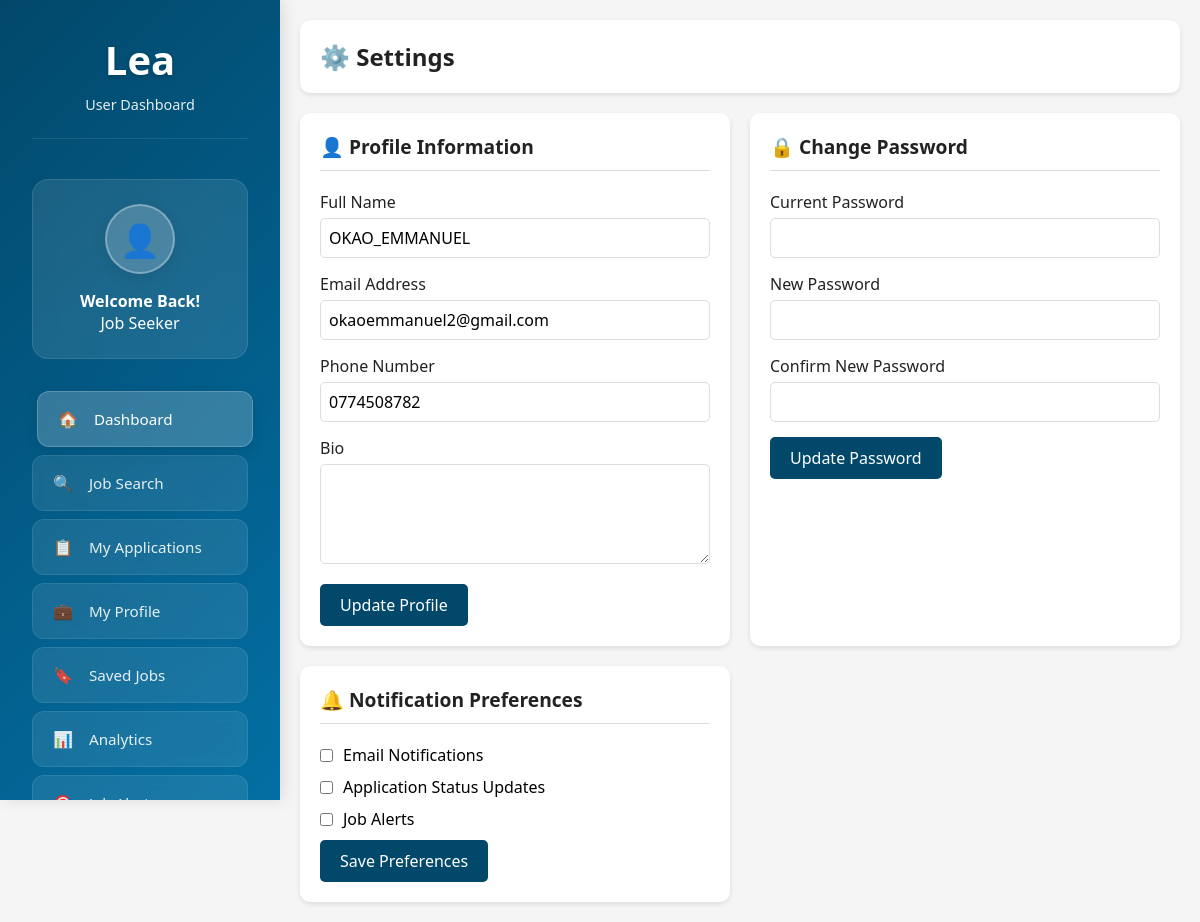
The app's page /USERS/settings.php (signed in) with its own data.
### tables this page shows
CREATE TABLE `settings` (
  `id` int(11) NOT NULL,
  `system_name` varchar(100) NOT NULL,
  `smtp_host` varchar(255) DEFAULT NULL,
  `smtp_port` varchar(10) DEFAULT NULL,
  `smtp_username` varchar(255) DEFAULT NULL,
  `smtp_password` varchar(255) DEFAULT NULL,
  `smtp_encryption` enum('tls','ssl','none') DEFAULT 'tls',
  `from_email` varchar(255) DEFAULT NULL,
  `from_name` varchar(255) DEFAULT NULL,
  `sms_provider` enum('twilio','nexmo','custom') DEFAULT NULL,
  `sms_api_key` varchar(255) DEFAULT NULL,
  `sms_sender_id` varchar(50) DEFAULT NULL,
  `timezone` varchar(100) DEFAULT 'UTC',
  `created_at` datetime NOT NULL,
  `updated_at` datetime DEFAULT current_timestamp() ON UPDATE current_timestamp()
);

CREATE TABLE `users` (
  `id` int(11) NOT NULL,
  `username` varchar(50) NOT NULL,
  `email` varchar(100) NOT NULL,
  `password` varchar(255) NOT NULL,
  `full_name` varchar(100) NOT NULL,
  `phone` varchar(20) DEFAULT NULL,
  `cv_path` varchar(255) DEFAULT NULL,
  `academic_docs_path` varchar(255) DEFAULT NULL,
  `certifications_path` varchar(255) DEFAULT NULL,
  `status` enum('active','pending','inactive') DEFAULT 'pending',
  `created_at` timestamp NOT NULL DEFAULT current_timestamp(),
  `updated_at` timestamp NOT NULL DEFAULT current_timestamp() ON UPDATE current_timestamp(),
  `academic_path` varchar(255) DEFAULT NULL,
  `certification_path` varchar(255) DEFAULT NULL,
  `reset_token` varchar(64) DEFAULT NULL,
  `reset_expires` datetime DEFAULT NULL
);

### USERS/settings.php (the view, shortened to what this page needs)
<?php
require_once '../includes/config.php';
$user_id = $_SESSION['user_id'];
$sql = "SELECT * FROM users WHERE id = :user_id";
try {
    $stmt = $conn->prepare($sql);
    $stmt->bindParam(':user_id', $user_id, PDO::PARAM_INT);
    $stmt->execute();
    $user = $stmt->fetch(PDO::FETCH_ASSOC);
} catch(PDOException $e) {
    die("Error executing statement: " . $e->getMessage());
}
$user = array_merge([
    'full_name' => '',
    'email' => '',
    'phone' => '',
    'bio' => '',
    'email_notifications' => 0,
    'application_updates' => 0,
    'job_alerts' => 0
], $user ?: []);
?>
<!DOCTYPE html>
<html lang="en">
<head>
</head>
<body>
    <?php include 'sidebar.php'; ?>
    <div class="main-content">
        <div class="page-header">
            <h1 class="page-title">⚙️ Settings</h1>
        </div>
        <div class="settings-container">
            <div class="settings-section">
                <h2 class="section-title">👤 Profile Information</h2>
                <form method="POST" action="">
                    <div class="form-group">
                        <label for="full_name">Full Name</label>
                        <input type="text" id="full_name" name="full_name" value="<?php echo htmlspecialchars($user['full_name']); ?>" required>
                    </div>
                    <div class="form-group">
                        <label for="email">Email Address</label>
                        <input type="email" id="email" name="email" value="<?php echo htmlspecialchars($user['email']); ?>" required>
                    </div>
                    <div class="form-group">
                        <label for="phone">Phone Number</label>
                        <input type="tel" id="phone" name="phone" value="<?php echo htmlspecialchars($user['phone']); ?>">
                    </div>
                    <div class="form-group">
                        <label for="bio">Bio</label>
                        <textarea id="bio" name="bio"><?php echo htmlspecialchars($user['bio']); ?></textarea>
                    </div>
                    <button type="submit" name="update_profile" class="btn">Update Profile</button>
                </form>
            </div>
            <div class="settings-section">
                <h2 class="section-title">🔒 Change Password</h2>
                <form method="POST" action="">
                    <div class="form-group">
                        <label for="current_password">Current Password</label>
                        <input type="password" id="current_password" name="current_password" required>
                    </div>
                    <div class="form-group">
                        <label for="new_password">New Password</label>
                        <input type="password" id="new_password" name="new_password" required>
                    </div>
                    <div class="form-group">
                        <label for="confirm_password">Confirm New Password</label>
                        <input type="password" id="confirm_password" name="confirm_password" required>
                    </div>
                    <button type="submit" name="update_password" class="btn">Update Password</button>
                </form>
            </div>
            <div class="settings-section">
                <h2 class="section-title">🔔 Notification Preferences</h2>
                <form method="POST" action="">
                    <div class="checkbox-group">
                        <input type="checkbox" id="email_notifications" name="email_notifications"
                               <?php echo $user['email_notifications'] ? 'checked' : ''; ?>>
                        <label for="email_notifications">Email Notifications</label>
                    </div>
                    <div class="checkbox-group">
                        <input type="checkbox" id="application_updates" name="application_updates"
                               <?php echo $user['application_updates'] ? 'checked' : ''; ?>>
                        <label for="application_updates">Application Status Updates</label>
                    </div>
                    <div class="checkbox-group">
                        <input type="checkbox" id="job_alerts" name="job_alerts"
                               <?php echo $user['job_alerts'] ? 'checked' : ''; ?>>
                        <label for="job_alerts">Job Alerts</label>
                    </div>
                    <button type="submit" name="update_notifications" class="btn">Save Preferences</button>
                </form>
            </div>
        </div>
    </div>
</body>
</html>

### USERS/sidebar.php (shortened to what this page needs)
<?php
require_once '../includes/config.php';
$system_name = 'LAIR';
try {
    $settings_sql = "SELECT system_name FROM settings LIMIT 1";
    $settings_result = $conn->query($settings_sql);
    if ($settings_result && $settings_result->rowCount() > 0) {
        $settings = $settings_result->fetch(PDO::FETCH_ASSOC);
        $system_name = $settings['system_name'] ?: 'LAIR';
    }
} catch (Exception $e) {
    $system_name = 'LAIR';
}
?>
<div class="sidebar" id="sidebar">
    <div class="sidebar-header">
        <h2><?php echo htmlspecialchars($system_name); ?></h2>
        <p>User Dashboard</p>
    </div>
    <div class="user-profile">
        <div class="user-avatar">👤</div>
        <h4>Welcome Back!</h4>
        <p>Job Seeker</p>
    </div>
    <ul class="sidebar-menu">
        <li><a href="dashboard.php" class="active" onclick="setActiveMenu(this)">🏠 <span>Dashboard</span></a></li>
        <li><a href="job-search.php" onclick="setActiveMenu(this)">🔍 <span>Job Search</span></a></li>
        <li><a href="applications.php" onclick="setActiveMenu(this)">📋 <span>My Applications</span></a></li>
        <li><a href="profile.php" onclick="setActiveMenu(this)">💼 <span>My Profile</span></a></li>
        <li><a href="saved-jobs.php" onclick="setActiveMenu(this)">🔖 <span>Saved Jobs</span></a></li>
        <li><a href="analytics.php" onclick="setActiveMenu(this)">📊 <span>Analytics</span></a></li>
        <li><a href="job-alerts.php" onclick="setActiveMenu(this)">🎯 <span>Job Alerts</span></a></li>
    </ul>
</div>

### USERS/settings.php (style rules this page uses)
:root { --primary-color: #02486b; --secondary-color: #036fa3; --accent-color: #2196F3; --text-dark: #333; --text-light: #666; --white: #fff; --light-gray: #f5f5f5; --border-color: #ddd; --success-color: #28a745; --error-color: #dc3545; --sidebar-width: 250px; }
* { margin: 0; padding: 0; box-sizing: border-box; font-family: 'Segoe UI', Tahoma, Geneva, Verdana, sans-serif; }
body { background-color: var(--light-gray); display: flex; min-height: 100vh; }
.main-content { flex: 1; margin-left: var(--sidebar-width); padding: 20px; transition: margin-left 0.3s ease; }
.page-header { background: var(--white); padding: 20px; border-radius: 10px; box-shadow: 0 2px 5px rgba(0,0,0,0.1); margin-bottom: 20px; }
.page-title { color: var(--text-dark); font-size: 1.5em; }
.settings-container { display: grid; grid-template-columns: repeat(auto-fit, minmax(300px, 1fr)); gap: 20px; }
.settings-section { background: var(--white); padding: 20px; border-radius: 10px; box-shadow: 0 2px 5px rgba(0,0,0,0.1); }
.section-title { color: var(--text-dark); font-size: 1.2em; margin-bottom: 20px; padding-bottom: 10px; border-bottom: 1px solid var(--border-color); }
.form-group { margin-bottom: 15px; }
.form-group label { display: block; color: var(--text-dark); margin-bottom: 5px; }
.form-group input[type="text"], .form-group input[type="email"], .form-group input[type="tel"], .form-group input[type="password"], .form-group textarea { width: 100%; padding: 8px; border: 1px solid var(--border-color); border-radius: 5px; font-size: 1em; }
.form-group textarea { height: 100px; resize: vertical; }
.checkbox-group { display: flex; align-items: center; margin-bottom: 10px; }
.checkbox-group input[type="checkbox"] { margin-right: 10px; }
.btn { background: var(--primary-color); color: var(--white); padding: 10px 20px; border: none; border-radius: 5px; cursor: pointer; font-size: 1em; transition: background-color 0.3s ease; }

### USERS/sidebar.php (style rules this page uses)
:root { --primary-blue: #02486b; --primary-blue-light: #036fa3; --white: #fff; --gray-light: #f5f6fa; --gray-border: #e0e0e0; --text-dark: #222; --text-medium: #444; --sidebar-width: 280px; }
.sidebar { width: var(--sidebar-width); background: linear-gradient(135deg, var(--primary-blue) 0%, var(--primary-blue-light) 100%); padding: 2rem; position: fixed; height: 100vh; overflow-y: auto; z-index: 1000; box-shadow: 4px 0 15px rgba(0, 0, 0, 0.1); transition: all 0.3s ease; }
.sidebar-header { text-align: center; margin-bottom: 2.5rem; padding-bottom: 1.5rem; border-bottom: 1px solid rgba(255, 255, 255, 0.1); }
.sidebar-header h2 { color: var(--white); font-size: 2.5rem; margin-bottom: 0.5rem; font-weight: 800; text-shadow: 0 2px 4px rgba(0, 0, 0, 0.2); }
.sidebar-header p { color: var(--white); opacity: 0.9; font-size: 0.9rem; }
.user-profile { background: rgba(255, 255, 255, 0.1); padding: 1.5rem; border-radius: 1rem; margin-bottom: 2rem; text-align: center; color: var(--white); backdrop-filter: blur(10px); -webkit-backdrop-filter: blur(10px); border: 1px solid rgba(255, 255, 255, 0.1); transition: all 0.3s ease; }
.user-avatar { width: 70px; height: 70px; border-radius: 50%; background: rgba(255, 255, 255, 0.2); display: flex; align-items: center; justify-content: center; margin: 0 auto 1rem; font-size: 2rem; border: 2px solid rgba(255, 255, 255, 0.3); box-shadow: 0 4px 15px rgba(0, 0, 0, 0.1); }
.sidebar-menu { list-style: none; padding: 0; margin: 0 0 2rem 0; }
.sidebar-menu li { margin-bottom: 0.5rem; }
.sidebar-menu a { display: flex; align-items: center; padding: 1rem 1.25rem; color: var(--white); opacity: 0.9; text-decoration: none; border-radius: 0.75rem; transition: all 0.3s ease; font-weight: 500; background: rgba(255, 255, 255, 0.1); backdrop-filter: blur(5px); -webkit-backdrop-filter: blur(5px); border: 1px solid rgba(255, 255, 255, 0.1); }
.sidebar-menu a:hover, .sidebar-menu a.active { background: rgba(255, 255, 255, 0.2); color: var(--white); opacity: 1; transform: translateX(5px); border-color: rgba(255, 255, 255, 0.2); box-shadow: 0 4px 15px rgba(0, 0, 0, 0.1); }
.sidebar-menu a span { margin-left: 1rem; font-size: 0.95rem; }

### records on screen
settings: system_name "Lea"
users: full_name "OKAO_EMMANUEL", email "okaoemmanuel2@gmail.com", phone "0774508782"
